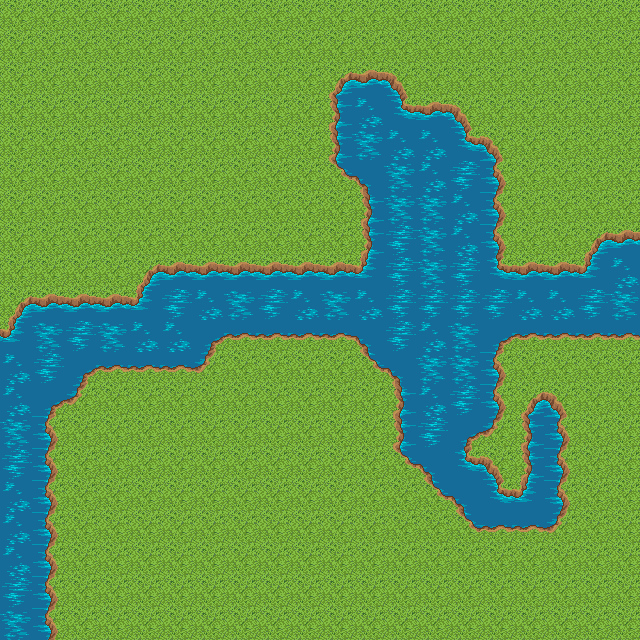

The image is a tile-based game level rendered from a .tmx file. Its description and source (layers, tilesets, objects; grid data summarised) follow:
An orthogonal 20x20 tile map with 32x32 px tiles, 2 tile layers (ground, water) and 1 object (map_entry).

<map version="1.0" orientation="orthogonal" width="20" height="20" tilewidth="32" tileheight="32">
 <tileset firstgid="1" name="Terrain" tilewidth="32" tileheight="32">
  <image source="../../core/assets/gfx/tilesets/terrain.png" width="1024" height="1024" />
  <terraintypes>
   <terrain name="Dark Dirt" tile="100" />
   <terrain name="Red Dirt" tile="103" />
   <terrain name="Black Dirt" tile="106" />
   <terrain name="Grey Dirt" tile="109" />
   <terrain name="Lava" tile="112" />
   <terrain name="Hole" tile="115" />
   <terrain name="Red Hole" tile="118" />
   <terrain name="Black Hole" tile="121" />
   <terrain name="Water" tile="124" />
   <terrain name="Full Dirt" tile="537" />
   <terrain name="Clean Dirt" tile="537" />
   <terrain name="Trans Dirt" tile="97" />
   <terrain name="Grass" tile="289" />
   <terrain name="Dark Grass" tile="295" />
   <terrain name="Short Grass" tile="298" />
   <terrain name="Long Grass" tile="301" />
   <terrain name="Wheat" tile="304" />
   <terrain name="Earth" tile="676" />
   <terrain name="Sand" tile="307" />
   <terrain name="Sand Water" tile="310" />
   <terrain name="Snow" tile="499" />
   <terrain name="Snow Water" tile="662" />
   <terrain name="Snow Ice" tile="502" />
   <terrain name="Ice" tile="496" />
   <terrain name="Brick Road" tile="491" />
   <terrain name="Sewer" tile="484" />
   <terrain name="Sewer Water" tile="481" />
  </terraintypes>
  <tile id="1" terrain="11,11,11," />
  <tile id="2" terrain="11,11,,11" />
  <tile id="4" terrain="0,0,0," />
  <tile id="5" terrain="0,0,,0" />
  <tile id="7" terrain="1,1,1," />
  <tile id="8" terrain="1,1,,1" />
  <tile id="13" terrain="3,3,3," />
  <tile id="14" terrain="3,3,,3" />
  <tile id="16" terrain="4,4,4," />
  <tile id="17" terrain="4,4,,4" />
  <tile id="19" terrain="5,5,5," />
  <tile id="20" terrain="5,5,,5" />
  <tile id="22" terrain="6,6,6," />
  <tile id="23" terrain="6,6,,6" />
  <tile id="25" terrain="7,7,7," />
  <tile id="26" terrain="7,7,,7" />
  <tile id="28" terrain="8,8,8," />
  <tile id="29" terrain="8,8,,8" />
  <tile id="33" terrain="11,,11,11" />
  <tile id="34" terrain=",11,11,11" />
  <tile id="36" terrain="0,,0,0" />
  <tile id="37" terrain=",0,0,0" />
  <tile id="39" terrain="1,,1,1" />
  <tile id="40" terrain=",1,1,1" />
  <tile id="45" terrain="3,,3,3" />
  <tile id="46" terrain=",3,3,3" />
  <tile id="48" terrain="4,,4,4" />
  <tile id="49" terrain=",4,4,4" />
  <tile id="51" terrain="5,,5,5" />
  <tile id="52" terrain=",5,5,5" />
  <tile id="54" terrain="6,,6,6" />
  <tile id="55" terrain=",6,6,6" />
  <tile id="57" terrain="7,,7,7" />
  <tile id="58" terrain=",7,7,7" />
  <tile id="60" terrain="8,,8,8" />
  <tile id="61" terrain=",8,8,8" />
  <tile id="64" terrain=",,,11" />
  <tile id="65" terrain=",,11,11" />
  <tile id="66" terrain=",,11," />
  <tile id="67" terrain=",,,0" />
  <tile id="68" terrain=",,0,0" />
  <tile id="69" terrain=",,0," />
  <tile id="70" terrain=",,,1" />
  <tile id="71" terrain=",,1,1" />
  <tile id="72" terrain=",,1," />
  <tile id="73" terrain=",,,2" />
  <tile id="74" terrain=",,2,2" />
  <tile id="75" terrain=",,2," />
  <tile id="76" terrain=",,,3" />
  <tile id="77" terrain=",,3,3" />
  <tile id="78" terrain=",,3," />
  <tile id="79" terrain=",,,4" />
  <tile id="80" terrain=",,4,4" />
  <tile id="81" terrain=",,4," />
  <tile id="82" terrain=",,,5" />
  <tile id="83" terrain=",,5,5" />
  <tile id="84" terrain=",,5," />
  <tile id="85" terrain=",,,6" />
  <tile id="86" terrain=",,6,6" />
  <tile id="87" terrain=",,6," />
  <tile id="88" terrain=",,,7" />
  <tile id="89" terrain=",,7,7" />
  <tile id="90" terrain=",,7," />
  <tile id="91" terrain=",,,8" />
  <tile id="92" terrain=",,8,8" />
  <tile id="93" terrain=",,8," />
  <tile id="96" terrain=",11,,11" />
  <tile id="97" terrain="11,11,11,11" />
  <tile id="98" terrain="11,,11," />
  <tile id="99" terrain=",0,,0" />
  <tile id="100" terrain="0,0,0,0" />
  <tile id="101" terrain="0,,0," />
  <tile id="102" terrain=",1,,1" />
  <tile id="103" terrain="1,1,1,1" />
  <tile id="104" terrain="1,,1," />
  <tile id="105" terrain=",2,,2" />
  <tile id="106" terrain="2,2,2,2" />
  <tile id="107" terrain="2,,2," />
  <tile id="108" terrain=",3,,3" />
  <tile id="110" terrain="3,,3," />
  <tile id="111" terrain=",4,,4" />
  <tile id="112" terrain="4,4,4,4" />
  <tile id="113" terrain="4,,4," />
  <tile id="114" terrain=",5,,5" />
  <tile id="115" terrain="5,5,5,5" />
  <tile id="116" terrain="5,,5," />
  <tile id="117" terrain=",6,,6" />
  <tile id="118" terrain="6,6,6,6" />
  <tile id="119" terrain="6,,6," />
  <tile id="120" terrain=",7,,7" />
  <tile id="122" terrain="7,,7," />
  <tile id="123" terrain=",8,,8" />
  <tile id="125" terrain="8,,8," />
  <tile id="128" terrain=",11,," />
  <tile id="129" terrain="11,11,," />
  <tile id="130" terrain="11,,," />
  <tile id="131" terrain=",0,," />
  <tile id="132" terrain="0,0,," />
  <tile id="133" terrain="0,,," />
  <tile id="134" terrain=",1,," />
  <tile id="135" terrain="1,1,," />
  <tile id="136" terrain="1,,," />
  <tile id="137" terrain=",2,," />
  <tile id="138" terrain="2,2,," />
  <tile id="139" terrain="2,,," />
  <tile id="140" terrain=",3,," />
  <tile id="141" terrain="3,3,," />
  <tile id="142" terrain="3,,," />
  <tile id="143" terrain=",4,," />
  <tile id="144" terrain="4,4,," />
  <tile id="145" terrain="4,,," />
  <tile id="146" terrain=",5,," />
  <tile id="147" terrain="5,5,," />
  <tile id="148" terrain="5,,," />
  <tile id="149" terrain=",6,," />
  <tile id="150" terrain="6,6,," />
  <tile id="151" terrain="6,,," />
  <tile id="152" terrain=",7,," />
  <tile id="153" terrain="7,7,," />
  <tile id="154" terrain="7,,," />
  <tile id="155" terrain=",8,," />
  <tile id="156" terrain="8,8,," />
  <tile id="157" terrain="8,,," />
  <tile id="160" terrain="9,9,9,9" />
  <tile id="161" terrain="9,9,9,9" />
  <tile id="162" terrain="9,9,9,9" />
  <tile id="163" terrain="0,0,0,0" />
  <tile id="164" terrain="0,0,0,0" />
  <tile id="165" terrain="0,0,0,0" />
  <tile id="166" terrain="1,1,1,1" />
  <tile id="167" terrain="1,1,1,1" />
  <tile id="168" terrain="1,1,1,1" />
  <tile id="169" terrain="2,2,2,2" />
  <tile id="170" terrain="2,2,2,2" />
  <tile id="171" terrain="2,2,2,2" />
  <tile id="172" terrain="3,3,3,3" />
  <tile id="173" terrain="3,3,3,3" />
  <tile id="174" terrain="3,3,3,3" />
  <tile id="175" terrain="4,4,4,4" />
  <tile id="176" terrain="4,4,4,4" />
  <tile id="177" terrain="4,4,4,4" />
  <tile id="184" terrain="7,7,7,7" />
  <tile id="185" terrain="7,7,7,7" />
  <tile id="186" terrain="7,7,7,7" />
  <tile id="187" terrain="8,8,8,8" />
  <tile id="188" terrain="8,8,8,8" />
  <tile id="189" terrain="8,8,8,8" />
  <tile id="193" terrain="12,12,12," />
  <tile id="194" terrain="12,12,,12" />
  <tile id="196" terrain="12,12,12," />
  <tile id="197" terrain="12,12,,12" />
  <tile id="199" terrain="13,13,13," />
  <tile id="200" terrain="13,13,,13" />
  <tile id="202" terrain="14,14,14," />
  <tile id="203" terrain="14,14,,14" />
  <tile id="205" terrain="15,15,15," />
  <tile id="206" terrain="15,15,,15" />
  <tile id="208" terrain="16,16,16," />
  <tile id="209" terrain="16,16,,16" />
  <tile id="211" terrain="18,18,18," />
  <tile id="212" terrain="18,18,,18" />
  <tile id="214" terrain="19,19,19," />
  <tile id="215" terrain="19,19,,19" />
  <tile id="225" terrain="12,,12,12" />
  <tile id="226" terrain=",12,12,12" />
  <tile id="228" terrain="12,,12,12" />
  <tile id="229" terrain=",12,12,12" />
  <tile id="231" terrain="13,,13,13" />
  <tile id="232" terrain=",13,13,13" />
  <tile id="234" terrain="14,,14,14" />
  <tile id="235" terrain=",14,14,14" />
  <tile id="237" terrain="15,,15,15" />
  <tile id="238" terrain=",15,15,15" />
  <tile id="240" terrain="16,,16,16" />
  <tile id="241" terrain=",16,16,16" />
  <tile id="243" terrain="18,,18,18" />
  <tile id="244" terrain=",18,18,18" />
  <tile id="246" terrain="19,,19,19" />
  <tile id="247" terrain=",19,19,19" />
  <tile id="256" terrain=",,,12" />
  <tile id="257" terrain=",,12,12" />
  <tile id="258" terrain=",,12," />
  <tile id="259" terrain=",,,12" />
  <tile id="260" terrain=",,12,12" />
  <tile id="261" terrain=",,12," />
  <tile id="262" terrain=",,,13" />
  <tile id="263" terrain=",,13,13" />
  <tile id="264" terrain=",,13," />
  <tile id="265" terrain=",,,14" />
  <tile id="266" terrain=",,14,14" />
  <tile id="267" terrain=",,14," />
  <tile id="268" terrain=",,,15" />
  <tile id="269" terrain=",,15,15" />
  <tile id="270" terrain=",,15," />
  <tile id="271" terrain=",,,16" />
  <tile id="272" terrain=",,16,16" />
  <tile id="273" terrain=",,16," />
  <tile id="274" terrain=",,,18" />
  <tile id="275" terrain=",,18,18" />
  <tile id="276" terrain=",,18," />
  <tile id="277" terrain=",,,19" />
  <tile id="278" terrain=",,19,19" />
  <tile id="279" terrain=",,19," />
  <tile id="288" terrain=",12,,12" />
  <tile id="290" terrain="12,,12," />
  <tile id="291" terrain=",12,,12" />
  <tile id="292" terrain="12,12,12,12" />
  <tile id="293" terrain="12,,12," />
  <tile id="294" terrain=",13,,13" />
  <tile id="295" terrain="13,13,13,13" />
  <tile id="296" terrain="13,,13," />
  <tile id="297" terrain=",14,,14" />
  <tile id="298" terrain="14,14,14,14" />
  <tile id="299" terrain="14,,14," />
  <tile id="300" terrain=",15,,15" />
  <tile id="301" terrain="15,15,15,15" />
  <tile id="302" terrain="15,,15," />
  <tile id="303" terrain=",16,,16" />
  <tile id="304" terrain="16,16,16,16" />
  <tile id="305" terrain="16,,16," />
  <tile id="306" terrain=",18,,18" />
  <tile id="307" terrain="18,18,18,18" />
  <tile id="308" terrain="18,,18," />
  <tile id="309" terrain=",19,,19" />
  <tile id="310" terrain="19,19,19,19" />
  <tile id="311" terrain="19,,19," />
  <tile id="320" terrain=",12,," />
  <tile id="321" terrain="12,12,," />
  <tile id="322" terrain="12,,," />
  <tile id="323" terrain=",12,," />
  <tile id="324" terrain="12,12,," />
  <tile id="325" terrain="12,,," />
  <tile id="326" terrain=",13,," />
  <tile id="327" terrain="13,13,," />
  <tile id="328" terrain="13,,," />
  <tile id="329" terrain=",14,," />
  <tile id="330" terrain="14,14,," />
  <tile id="331" terrain="14,,," />
  <tile id="332" terrain=",15,," />
  <tile id="333" terrain="15,15,," />
  <tile id="334" terrain="15,,," />
  <tile id="335" terrain=",16,," />
  <tile id="336" terrain="16,16,," />
  <tile id="337" terrain="16,,," />
  <tile id="338" terrain=",18,," />
  <tile id="339" terrain="18,18,," />
  <tile id="340" terrain="18,,," />
  <tile id="341" terrain=",19,," />
  <tile id="342" terrain="19,19,," />
  <tile id="343" terrain="19,,," />
  <tile id="352" terrain="12,12,12,12" />
  <tile id="353" terrain="12,12,12,12" />
  <tile id="354" terrain="12,12,12,12" />
  <tile id="358" terrain="13,13,13,13" />
  <tile id="359" terrain="13,13,13,13" />
  <tile id="360" terrain="13,13,13,13" />
  <tile id="370" terrain="18,18,18,18" />
  <tile id="371" terrain="18,18,18,18" />
  <tile id="372" terrain="18,18,18,18" />
  <tile id="385" terrain="26,26,26," />
  <tile id="386" terrain="26,26,,26" />
  <tile id="388" terrain="25,25,25," />
  <tile id="389" terrain="25,25,,25" />
  <tile id="395" terrain="24,24,24," />
  <tile id="396" terrain="24,24,," />
  <tile id="397" terrain="24,24,,24" />
  <tile id="398" terrain="24,24,24,24" />
  <tile id="400" terrain="23,23,23," />
  <tile id="401" terrain="23,23,,23" />
  <tile id="403" terrain="20,20,20," />
  <tile id="404" terrain="20,20,,20" />
  <tile id="406" terrain="22,22,22," />
  <tile id="407" terrain="22,22,,22" />
  <tile id="417" terrain="26,,26,26" />
  <tile id="418" terrain=",26,26,26" />
  <tile id="420" terrain="25,,25,25" />
  <tile id="421" terrain=",25,25,25" />
  <tile id="427" terrain="24,,24," />
  <tile id="429" terrain=",24,,24" />
  <tile id="430" terrain="24,24,24,24" />
  <tile id="432" terrain="23,,23,23" />
  <tile id="433" terrain=",23,23,23" />
  <tile id="435" terrain="20,,20,20" />
  <tile id="436" terrain=",20,20,20" />
  <tile id="438" terrain="22,,22,22" />
  <tile id="439" terrain=",22,22,22" />
  <tile id="448" terrain=",,,26" />
  <tile id="449" terrain=",,26,26" />
  <tile id="450" terrain=",,26," />
  <tile id="451" terrain=",,,25" />
  <tile id="452" terrain=",,25,25" />
  <tile id="453" terrain=",,25," />
  <tile id="459" terrain="24,,24,24" />
  <tile id="460" terrain=",,24,24" />
  <tile id="461" terrain=",24,24,24" />
  <tile id="462" terrain="24,24,24,24" />
  <tile id="463" terrain=",,,23" />
  <tile id="464" terrain=",,23,23" />
  <tile id="465" terrain=",,23," />
  <tile id="466" terrain=",,,20" />
  <tile id="467" terrain=",,20,20" />
  <tile id="468" terrain=",,20," />
  <tile id="469" terrain=",,,22" />
  <tile id="470" terrain=",,22,22" />
  <tile id="471" terrain=",,22," />
  <tile id="480" terrain=",26,,26" />
  <tile id="482" terrain="26,,26," />
  <tile id="483" terrain=",25,,25" />
  <tile id="484" terrain="25,25,25,25" />
  <tile id="485" terrain="25,,25," />
  <tile id="491" terrain="24,24,24,24" />
  <tile id="492" terrain="24,24,24,24" />
  <tile id="493" terrain="24,24,24,24" />
  <tile id="494" terrain="24,24,24,24" />
  <tile id="495" terrain=",23,,23" />
  <tile id="496" terrain="23,23,23,23" />
  <tile id="497" terrain="23,,23," />
  <tile id="498" terrain=",20,,20" />
  <tile id="499" terrain="20,20,20,20" />
  <tile id="500" terrain="20,,20," />
  <tile id="501" terrain=",22,,22" />
  <tile id="502" terrain="22,22,22,22" />
  <tile id="503" terrain="22,,22," />
  <tile id="504" terrain="9,9,9,10" />
  <tile id="505" terrain="9,9,10,10" />
  <tile id="506" terrain="9,9,10,9" />
  <tile id="507" terrain="10,10,10,9" />
  <tile id="508" terrain="10,10,9,10" />
  <tile id="512" terrain=",26,," />
  <tile id="513" terrain="26,26,," />
  <tile id="514" terrain="26,,," />
  <tile id="515" terrain=",25,," />
  <tile id="516" terrain="25,25,," />
  <tile id="517" terrain="25,,," />
  <tile id="524" terrain=",,,24" />
  <tile id="525" terrain=",,24," />
  <tile id="527" terrain=",23,," />
  <tile id="528" terrain="23,23,," />
  <tile id="529" terrain="23,,," />
  <tile id="530" terrain=",20,," />
  <tile id="531" terrain="20,20,," />
  <tile id="532" terrain="20,,," />
  <tile id="533" terrain=",22,," />
  <tile id="534" terrain="22,22,," />
  <tile id="535" terrain="22,,," />
  <tile id="536" terrain="9,10,9,10" />
  <tile id="537" terrain="10,10,10,10" />
  <tile id="538" terrain="10,9,10,9" />
  <tile id="539" terrain="10,9,10,10" />
  <tile id="540" terrain="9,10,10,10" />
  <tile id="544" terrain="26,26,26,26" />
  <tile id="545" terrain="26,26,26,26" />
  <tile id="546" terrain="26,26,26,26" />
  <tile id="547" terrain="25,25,25,25" />
  <tile id="548" terrain="25,25,25,25" />
  <tile id="549" terrain="25,25,25,25" />
  <tile id="556" terrain=",24,," />
  <tile id="557" terrain="24,,," />
  <tile id="559" terrain="23,23,23,23" />
  <tile id="560" terrain="23,23,23,23" />
  <tile id="561" terrain="23,23,23,23" />
  <tile id="562" terrain="20,20,20,20" />
  <tile id="563" terrain="20,20,20,20" />
  <tile id="564" terrain="20,20,20,20" />
  <tile id="566" terrain="21,21,21," />
  <tile id="567" terrain="21,21,,21" />
  <tile id="568" terrain="9,10,9,9" />
  <tile id="569" terrain="10,10,9,9" />
  <tile id="570" terrain="10,9,9,9" />
  <tile id="571" terrain="10,10,10,10" />
  <tile id="572" terrain="10,10,10,10" />
  <tile id="580" terrain="17,17,17," />
  <tile id="581" terrain="17,17,,17" />
  <tile id="598" terrain="21,,21,21" />
  <tile id="599" terrain=",21,21,21" />
  <tile id="600" terrain="9,9,9,9" />
  <tile id="601" terrain="9,9,9,9" />
  <tile id="602" terrain="9,9,9,9" />
  <tile id="603" terrain="9,9,9,9" />
  <tile id="604" terrain="9,9,9,9" />
  <tile id="612" terrain="17,,17,17" />
  <tile id="613" terrain=",17,17,17" />
  <tile id="629" terrain=",,,21" />
  <tile id="630" terrain=",,21,21" />
  <tile id="631" terrain=",,21," />
  <tile id="643" terrain=",,,17" />
  <tile id="644" terrain=",,17,17" />
  <tile id="645" terrain=",,17," />
  <tile id="661" terrain=",21,,21" />
  <tile id="662" terrain="21,21,21,21" />
  <tile id="663" terrain="21,,21," />
  <tile id="675" terrain=",17,,17" />
  <tile id="676" terrain="17,17,17,17" />
  <tile id="677" terrain="17,,17," />
  <tile id="693" terrain=",21,," />
  <tile id="694" terrain="21,21,," />
  <tile id="695" terrain="21,,," />
  <tile id="707" terrain=",17,," />
  <tile id="708" terrain="17,17,," />
  <tile id="709" terrain="17,,," />
 </tileset>
 <layer name="ground" width="20" height="20">
  <data>[400 cells, 400 non-empty, 1 distinct tile ids]</data>
 </layer>
 <layer name="water" width="20" height="20">
  <data>[400 cells, 144 non-empty, 15 distinct tile ids]</data>
 </layer>
 <objectgroup name="objects" width="20" height="20" />
 <objectgroup name="events" width="20" height="20">
  <object name="start_point" type="map_entry" x="288" y="160" width="32" height="32" />
 </objectgroup>
 <objectgroup name="player" width="20" height="20" />
</map>
